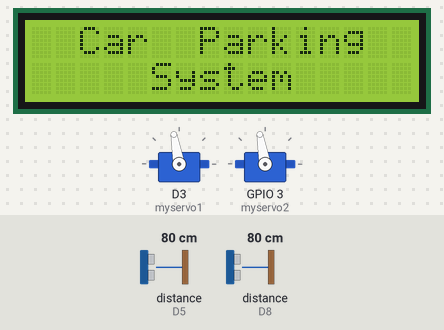
Recording of a sketch running on a simulated ESP8266 (NodeMCU). On the bench: 16×2 character LCD, 2 × servo. Wiring (inferred from the names in the program): 2 × ultrasonic range finder: trigger D6, echo D5 / trigger D7, echo D8. Inputs (shaded band) come from the test bench; at power-on: distance to the obstacle (sensors on D8, D5) 80 cm. The echo pulse lasts 58.3 µs per cm.

Above: at 0.1 s.
2.3 s: distance to the obstacle (sensor on D8) set to 12 cm
4.6 s: distance to the obstacle (sensor on D8) set to 9 cm
At 5.1 s:
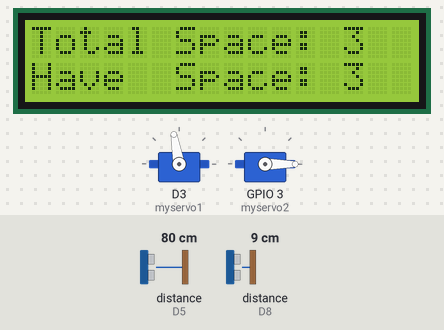
9.0 s: distance to the obstacle (sensor on D5) set to 12 cm
12.2 s: distance to the obstacle (sensor on D5) set to 9 cm
At 15.1 s:
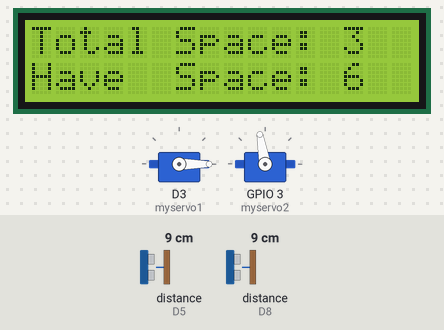
16.6 s: distance to the obstacle (sensor on D5) set to 18 cm
At 19.1 s:
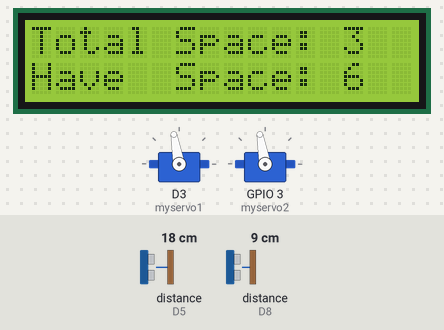
20.8 s: distance to the obstacle (sensor on D8) set to 18 cm
At 22.1 s:
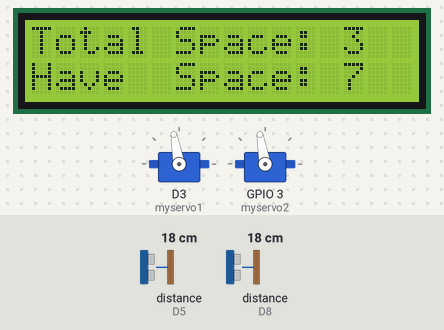
Timing chart, 0 to 23.8 s (numbered marks = the images above; inputs shaded):
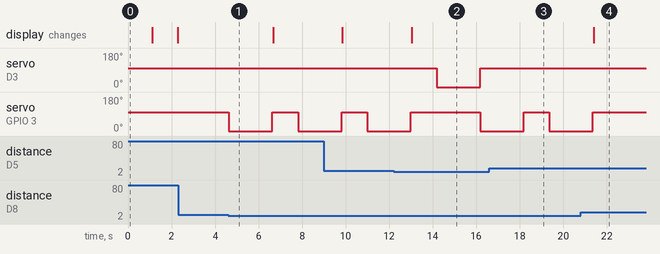

The sketch:

ENTRY_AND_EXIST_GATE_CONTROL.ino
```cpp
#include <LiquidCrystal_I2C.h>
#include <Servo.h> //includes the servo library
#include <Wire.h>
LiquidCrystal_I2C lcd(0x27, 16, 2);
Servo myservo1;
Servo myservo2;
const int trigPin = 12;
const int echoPin = 14;
#define SOUND_VELOCITY 0.034
long duration;
float distanceCm;
const int trigPin1 = 13;
const int echoPin1 = 15;
#define SOUND_VELOCITY1 0.034
long duration1;
float distanceCm1;

int Total = 3;
int Space;

int flag1 = 0;
int flag2 = 0;

void setup() {
 Serial.begin(115200);
 Wire.begin(D2, D1);
lcd.begin();
lcd.home();
pinMode(trigPin, OUTPUT); // Sets the trigPin as an Output
pinMode(echoPin, INPUT); // Sets the echoPin as an Input

pinMode(trigPin1, OUTPUT); // Sets the trigPin as an Output
pinMode(echoPin1, INPUT); // Sets the echoPin as an Input


myservo1.attach(0);
myservo2.attach(3);
myservo1.write(100);
myservo2.write(100);

lcd.setCursor (0,0);
lcd.print("  Car  Parking  ");
lcd.setCursor (0,1);
lcd.print("     System     ");
delay (1000);
lcd.clear();

Space = Total;
}

void loop(){

digitalWrite(trigPin, LOW);
delayMicroseconds(2);
digitalWrite(trigPin, HIGH);
delayMicroseconds(10);
digitalWrite(trigPin, LOW);
duration = pulseIn(echoPin, HIGH);
distanceCm = duration * SOUND_VELOCITY/2;

digitalWrite(trigPin1, LOW);
delayMicroseconds(2);
digitalWrite(trigPin1, HIGH);
delayMicroseconds(10);
digitalWrite(trigPin1, LOW);
duration1 = pulseIn(echoPin1, HIGH);
distanceCm1 = duration1 * SOUND_VELOCITY1/2;

delay(1150);


if( distanceCm <= 10 && flag1==0){
if(Space>0){

  myservo1.write(0);
  delay(2000);
  myservo1.write(100);
  Space = Space-1;
}else{
lcd.setCursor (0,0);
lcd.print(" Sorry not Space ");
lcd.setCursor (0,1);
lcd.print("    Available    ");
delay (1000);
lcd.clear();
}
}


digitalWrite(trigPin1, LOW);
delayMicroseconds(2);
digitalWrite(trigPin1, HIGH);
delayMicroseconds(10);
digitalWrite(trigPin1, LOW);
duration1 = pulseIn(echoPin1, HIGH);
distanceCm1 = duration1 * SOUND_VELOCITY1/2;


if(distanceCm1 <= 10){

  myservo2.write(0);
  delay(2000);
  myservo2.write(100);
  Space = Space+1;

}


lcd.setCursor (0,0);
lcd.print("Total Space: ");
lcd.print(Total);

lcd.setCursor (0,1);
lcd.print("Have  Space: ");
lcd.print(Space);
}
```

Measured:
- the behaviour switches between 11 and 10 cm on distance to the obstacle (sensor on D8) (found by bisection; images 0 and 1)
- the behaviour switches between 11 and 10 cm on distance to the obstacle (sensor on D5) (found by bisection; images 1 and 2)
- after the input at 2.3 s, every drawn part: stays the same
- after the input at 4.6 s, servo on GPIO 3 (myservo2): 100° → 0° at once, → 100° 2.0 s later, → 0° 1.2 s later
- after the input at 12.2 s, servo on D3 (myservo1): 100° → 0° after 2.0 s, → 100° 2.0 s later
- after the input at 16.6 s, servo on D3 (myservo1): stays 100° (without the input it goes to 0° after 2.8 s)
- after the input at 20.8 s, servo on GPIO 3 (myservo2): goes on until 21.4 s, then stays 100°
